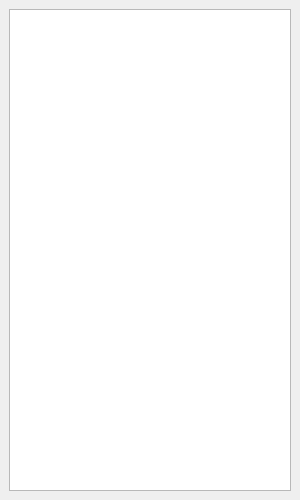
<?xml version="1.0" encoding="UTF-8"?>
<ui version="4.0">
 <class>Hierarchy</class>
 <widget class="QDockWidget" name="Hierarchy">
  <property name="geometry">
   <rect>
    <x>0</x>
    <y>0</y>
    <width>300</width>
    <height>500</height>
   </rect>
  </property>
  <property name="windowTitle">
   <string>Hierarchy</string>
  </property>
  <widget class="QWidget" name="dockWidgetContents">
   <layout class="QHBoxLayout" name="horizontalLayout">
    <item>
     <widget class="QTreeView" name="treeView"/>
    </item>
   </layout>
  </widget>
 </widget>
 <resources/>
 <connections/>
</ui>
